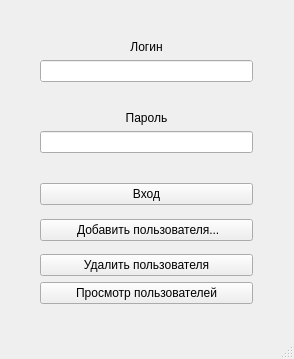
<?xml version="1.0" encoding="UTF-8"?>
<ui version="4.0">
 <class>UserIdentification</class>
 <widget class="QMainWindow" name="UserIdentification">
  <property name="geometry">
   <rect>
    <x>0</x>
    <y>0</y>
    <width>294</width>
    <height>359</height>
   </rect>
  </property>
  <property name="windowTitle">
   <string>Вход в систему</string>
  </property>
  <property name="styleSheet">
   <string notr="true"/>
  </property>
  <widget class="QWidget" name="centralwidget">
   <widget class="QWidget" name="">
    <property name="geometry">
     <rect>
      <x>40</x>
      <y>40</y>
      <width>213</width>
      <height>264</height>
     </rect>
    </property>
    <layout class="QVBoxLayout" name="verticalLayout_5">
     <item>
      <layout class="QVBoxLayout" name="verticalLayout_4">
       <item>
        <layout class="QVBoxLayout" name="verticalLayout_3">
         <item>
          <layout class="QVBoxLayout" name="verticalLayout_2">
           <item>
            <widget class="QLabel" name="label">
             <property name="text">
              <string>Логин</string>
             </property>
             <property name="alignment">
              <set>Qt::AlignCenter</set>
             </property>
            </widget>
           </item>
           <item>
            <widget class="QLineEdit" name="login">
             <property name="accessibleDescription">
              <string comment="Поле для ввода логина"/>
             </property>
             <property name="autoFillBackground">
              <bool>true</bool>
             </property>
             <property name="styleSheet">
              <string notr="true"/>
             </property>
             <property name="text">
              <string extracomment="Поле для ввода логина"/>
             </property>
            </widget>
           </item>
           <item>
            <spacer name="verticalSpacer">
             <property name="orientation">
              <enum>Qt::Vertical</enum>
             </property>
             <property name="sizeHint" stdset="0">
              <size>
               <width>20</width>
               <height>40</height>
              </size>
             </property>
            </spacer>
           </item>
           <item>
            <widget class="QLabel" name="label_2">
             <property name="text">
              <string>Пароль</string>
             </property>
             <property name="alignment">
              <set>Qt::AlignCenter</set>
             </property>
            </widget>
           </item>
           <item>
            <widget class="QLineEdit" name="password">
             <property name="styleSheet">
              <string notr="true"/>
             </property>
             <property name="text">
              <string/>
             </property>
            </widget>
           </item>
           <item>
            <spacer name="verticalSpacer_2">
             <property name="orientation">
              <enum>Qt::Vertical</enum>
             </property>
             <property name="sizeHint" stdset="0">
              <size>
               <width>20</width>
               <height>40</height>
              </size>
             </property>
            </spacer>
           </item>
           <item>
            <widget class="QPushButton" name="pushButton">
             <property name="text">
              <string>Вход</string>
             </property>
            </widget>
           </item>
          </layout>
         </item>
         <item>
          <spacer name="verticalSpacer_3">
           <property name="orientation">
            <enum>Qt::Vertical</enum>
           </property>
           <property name="sizeHint" stdset="0">
            <size>
             <width>20</width>
             <height>40</height>
            </size>
           </property>
          </spacer>
         </item>
         <item>
          <widget class="QPushButton" name="pushButton_2">
           <property name="text">
            <string> Добавить пользователя...</string>
           </property>
          </widget>
         </item>
         <item>
          <spacer name="verticalSpacer_4">
           <property name="orientation">
            <enum>Qt::Vertical</enum>
           </property>
           <property name="sizeHint" stdset="0">
            <size>
             <width>20</width>
             <height>40</height>
            </size>
           </property>
          </spacer>
         </item>
        </layout>
       </item>
       <item>
        <widget class="QPushButton" name="pushButton_3">
         <property name="text">
          <string>Удалить пользователя</string>
         </property>
        </widget>
       </item>
       <item>
        <spacer name="verticalSpacer_5">
         <property name="orientation">
          <enum>Qt::Vertical</enum>
         </property>
         <property name="sizeHint" stdset="0">
          <size>
           <width>20</width>
           <height>40</height>
          </size>
         </property>
        </spacer>
       </item>
      </layout>
     </item>
     <item>
      <widget class="QPushButton" name="pushButton_4">
       <property name="text">
        <string>Просмотр пользователей</string>
       </property>
      </widget>
     </item>
    </layout>
   </widget>
  </widget>
  <widget class="QMenuBar" name="menubar">
   <property name="geometry">
    <rect>
     <x>0</x>
     <y>0</y>
     <width>294</width>
     <height>22</height>
    </rect>
   </property>
  </widget>
  <widget class="QStatusBar" name="statusbar"/>
 </widget>
 <resources/>
 <connections/>
</ui>
